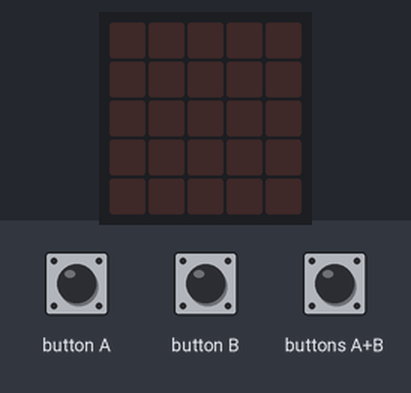
Simulated run of this program. Board: BBC micro:bit (MakeCode). On the bench: the board's 5×5 LED display. The test bench sets the inputs (shaded band). The 48×5 strip is a reading aid, not a part: it shows the text the display is scrolling, unrolled, one strip-width of it at a time.

Above: at 1.2 s.
1.3 s: button A pressed for 0.15 s
At 2.6 s:
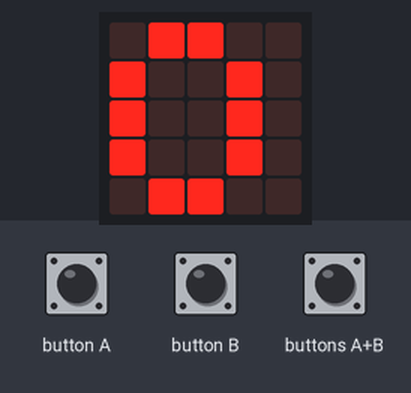
2.9 s: button B pressed for 0.15 s
At 4.0 s:
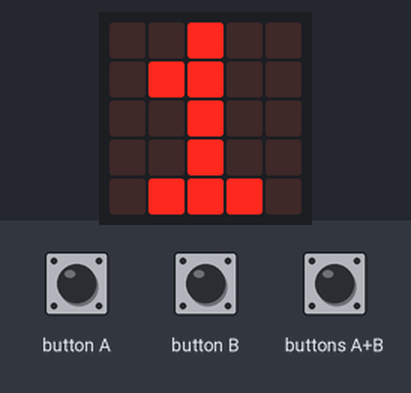
4.5 s: buttons A+B pressed for 0.15 s
At 10.5 s:
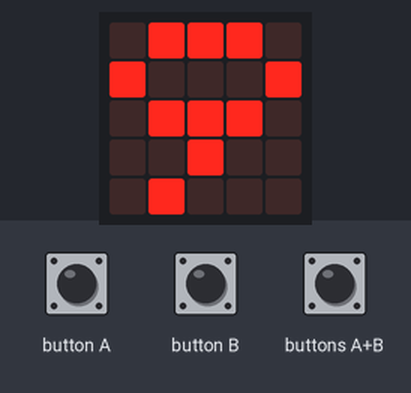
Timing chart, 0 to 12.0 s (numbered marks = the images above; inputs shaded):
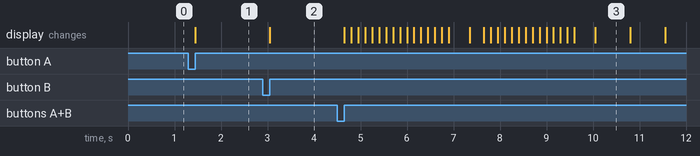

The program:

main.ts
```typescript
input.onButtonPressed(Button.A, function () {
    basic.showString("" + (c))
    c += 1
})
input.onButtonPressed(Button.AB, function () {
    while (c >= 1) {
        basic.showString("" + (c))
        c += -1
    }
})
input.onButtonPressed(Button.B, function () {
    basic.showString("" + (c))
    c += 10
})
let c = 0
c = 0
```

test.ts
```typescript
// 在這裡測試；當此封包作為擴充功能時，將不會編譯此內容。
```

Measured:
- after the input at 1.3 s, the display: changes after 0.15 s (image 1)
- after the input at 2.9 s, the display: changes after 0.15 s (image 2)
